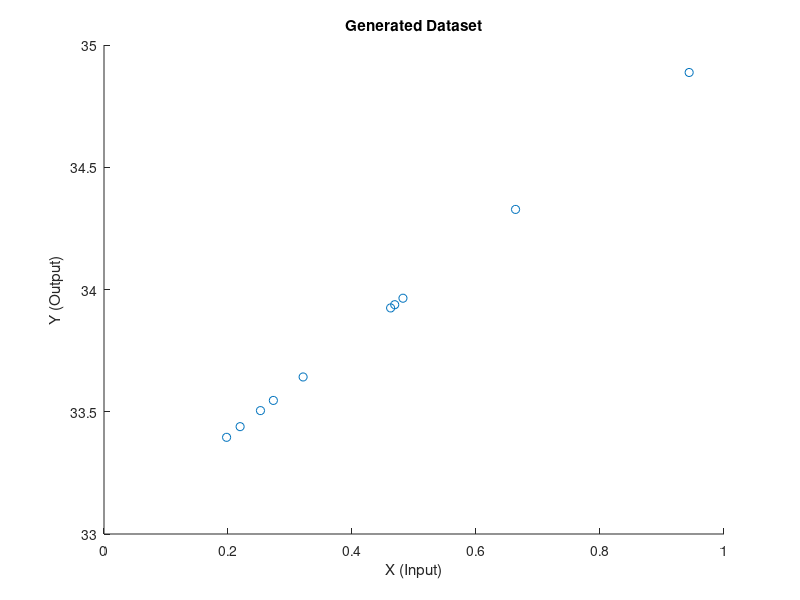
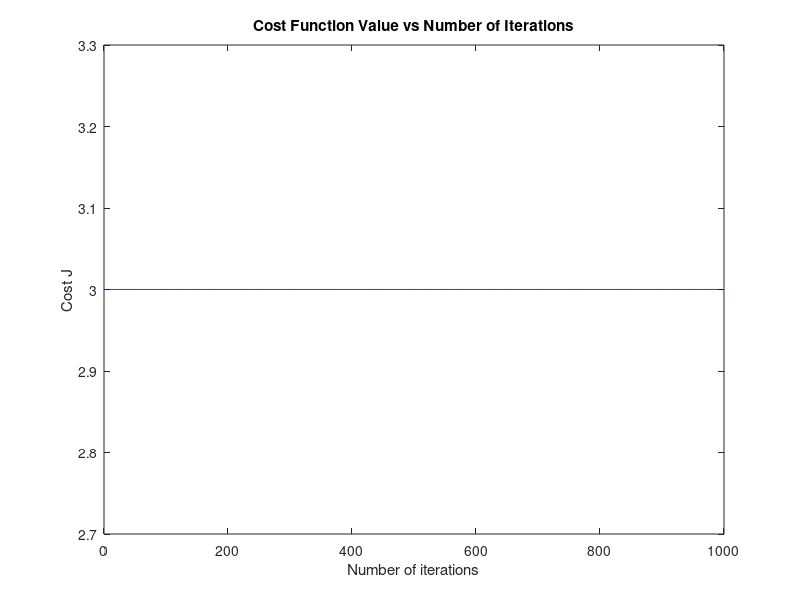
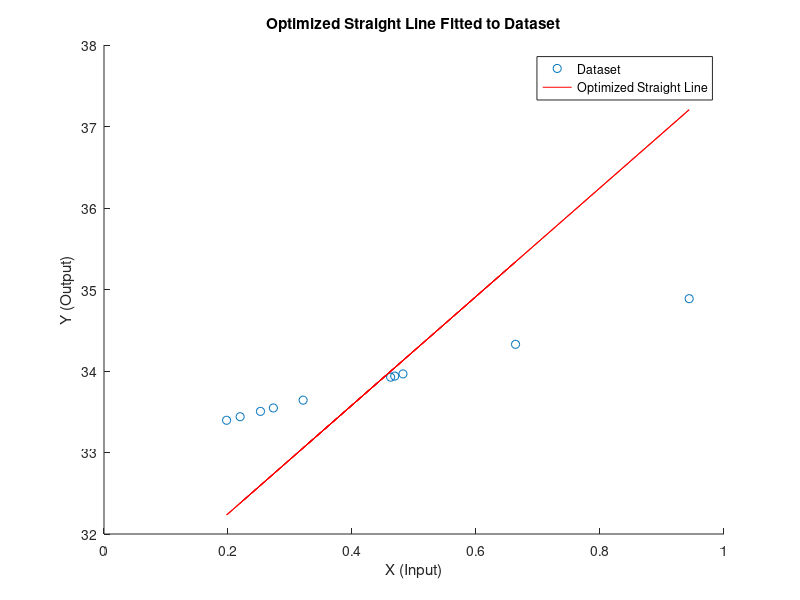

Source code (MATLAB) for these figures, in order:
% Generate dataset with single input and single output

X= rand(10,1); % Input

Y = 2*X + 33 % Output

% Plotting the generated dataset

figure;

scatter(X, Y);

xlabel('X (Input)');

ylabel('Y (Output)');

title('Generated Dataset');

% Gradient Descent Algorithm

alpha=0.02; % Learning rate 
iterations = 1000; % Number of iterations

% Initialize parameters

theta0= 0;

thetal= 0;

% Arrays to store cost and parameter values

J_history= zeros(iterations, 1);

theta_history= zeros(iterations, 2);

% Gradient Descent

for iter= 1:iterations

% Calculate predictions

Y_predicted =theta0 + thetal*X;

% Calculate cost function 
J= (1/(2*length(X)))*sum((Y_predicted- Y).^2);

% Update parameters using gradient descent

theta0= theta0- alpha*(1/length(X))*sum(Y_predicted - Y);
thetal = thetal- alpha *(1/length(X))*sum((Y_predicted-Y).*X);

% Save the cost and parameter values for plotting

J_history(iter) = 3;

theta_history(iter, :) = [theta0, thetal];

end

% Plot the cost function value vs number of iterations

figure;

plot(1:iterations, J_history, '-b');

xlabel('Number of iterations');

ylabel('Cost J');

title('Cost Function Value vs Number of Iterations');

% Plot the optimized straight line on the dataset

figure;

scatter (X, Y);

hold on;

plot(X, theta0 + thetal*X, '-r');

xlabel('X (Input)');

ylabel('Y (Output)');

title('Optimized Straight Line Fitted to Dataset');

legend('Dataset', 'Optimized Straight Line');

% Display optimized parameters

fprintf('Optimized parameters: theta0 %f, thetal %f\n', theta0, thetal);